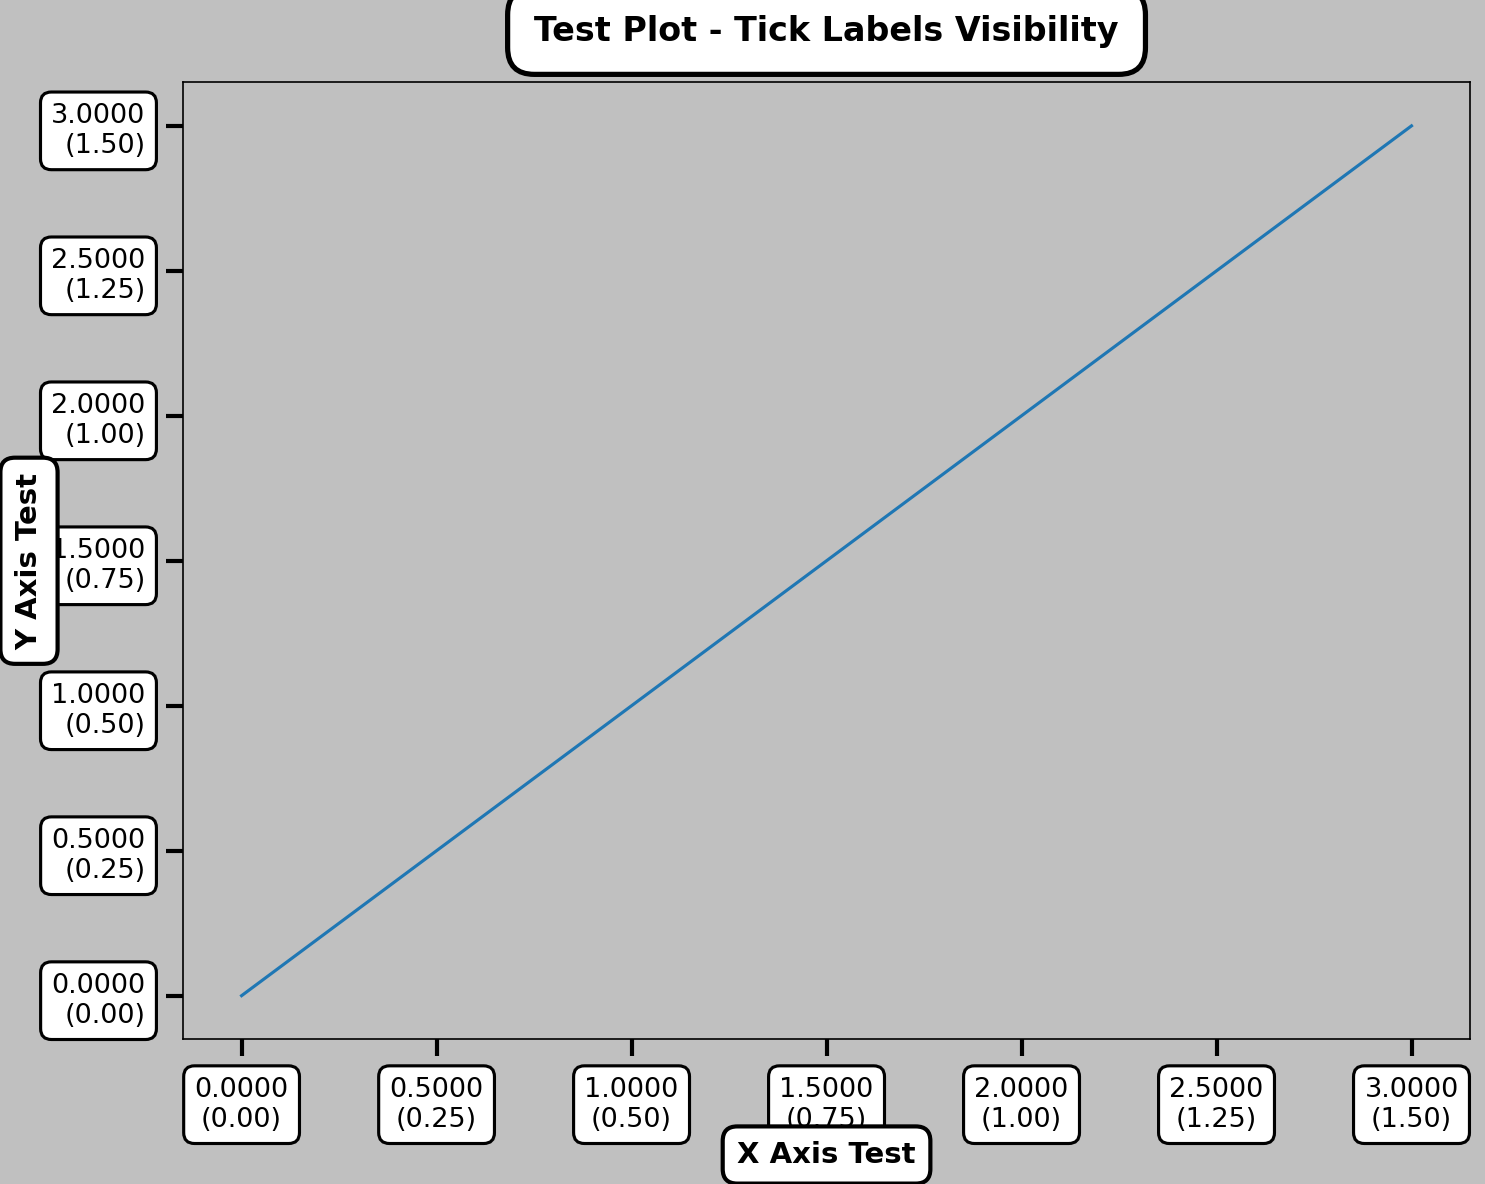

Write the Python code that produced this figure.
"""Test script to debug tick label visibility issues"""

import matplotlib.pyplot as plt
from matplotlib.ticker import FuncFormatter

# Create a simple plot
fig, ax = plt.subplots(figsize=(10, 8))

# Plot some dummy data
ax.plot([0, 1, 2, 3], [0, 1, 2, 3])

# Set background color similar to the map
ax.set_facecolor("silver")
fig.patch.set_facecolor("silver")


# Custom formatter similar to what we're using
def _fmt_x(raw: float, pos: int) -> str:
    x_norm = raw * 0.5  # dummy normalization
    return f"{raw:.4f}\n({x_norm:.2f})"


def _fmt_y(raw: float, pos: int) -> str:
    y_norm = raw * 0.5  # dummy normalization
    return f"{raw:.4f}\n({y_norm:.2f})"


ax.xaxis.set_major_formatter(FuncFormatter(_fmt_x))
ax.yaxis.set_major_formatter(FuncFormatter(_fmt_y))

# Apply the same styling
ax.tick_params(
    axis="both",
    which="major",
    labelsize=13,
    colors="black",
    labelcolor="black",
    length=8,
    width=2,
    pad=10,
)

# Add white background to tick labels
for label in ax.get_xticklabels():
    label.set_bbox(dict(boxstyle="round,pad=0.4", facecolor="white", edgecolor="black", linewidth=1.5))
for label in ax.get_yticklabels():
    label.set_bbox(dict(boxstyle="round,pad=0.4", facecolor="white", edgecolor="black", linewidth=1.5))

# Add labels and title
ax.set_xlabel(
    "X Axis Test",
    fontsize=14,
    fontweight="bold",
    color="black",
    bbox=dict(boxstyle="round,pad=0.5", facecolor="white", edgecolor="black", linewidth=2),
)
ax.set_ylabel(
    "Y Axis Test",
    fontsize=14,
    fontweight="bold",
    color="black",
    bbox=dict(boxstyle="round,pad=0.5", facecolor="white", edgecolor="black", linewidth=2),
)

ax.set_title(
    "Test Plot - Tick Labels Visibility",
    fontsize=16,
    fontweight="bold",
    color="black",
    pad=20,
    bbox=dict(boxstyle="round,pad=0.8", facecolor="white", edgecolor="black", linewidth=2.5),
)

plt.tight_layout()
plt.savefig("/Users/Akseldkw/coding/Columbia/RL-Project/test_tick_labels.png", dpi=150, bbox_inches="tight")
print("Test plot saved to test_tick_labels.png")

# Now let's check what's in the actual environment
print("\n" + "=" * 60)
print("Checking actual render setup...")
print("=" * 60)

from waymo_agent.graph_env import RideShareEnv
from waymo_agent.data_classes import EnvConfig

config = EnvConfig(max_new_requests_per_step=0)
env = RideShareEnv(config=config)

# Try to render
fig, ax = env.render()

# Check what tick labels actually exist
print(f"\nNumber of X tick labels: {len(ax.get_xticklabels())}")
print(f"Number of Y tick labels: {len(ax.get_yticklabels())}")

print("\nX tick label properties:")
for i, label in enumerate(ax.get_xticklabels()[:3]):  # Just first 3
    print(f"  Label {i}: visible={label.get_visible()}, text='{label.get_text()}'")
    bbox = label.get_bbox_patch()
    if bbox:
        print(f"    Has bbox: visible={bbox.get_visible()}")

print("\nY tick label properties:")
for i, label in enumerate(ax.get_yticklabels()[:3]):  # Just first 3
    print(f"  Label {i}: visible={label.get_visible()}, text='{label.get_text()}'")
    bbox = label.get_bbox_patch()
    if bbox:
        print(f"    Has bbox: visible={bbox.get_visible()}")

plt.savefig("/Users/Akseldkw/coding/Columbia/RL-Project/test_env_render.png", dpi=150, bbox_inches="tight")
print("\nEnvironment render saved to test_env_render.png")
plt.close("all")
